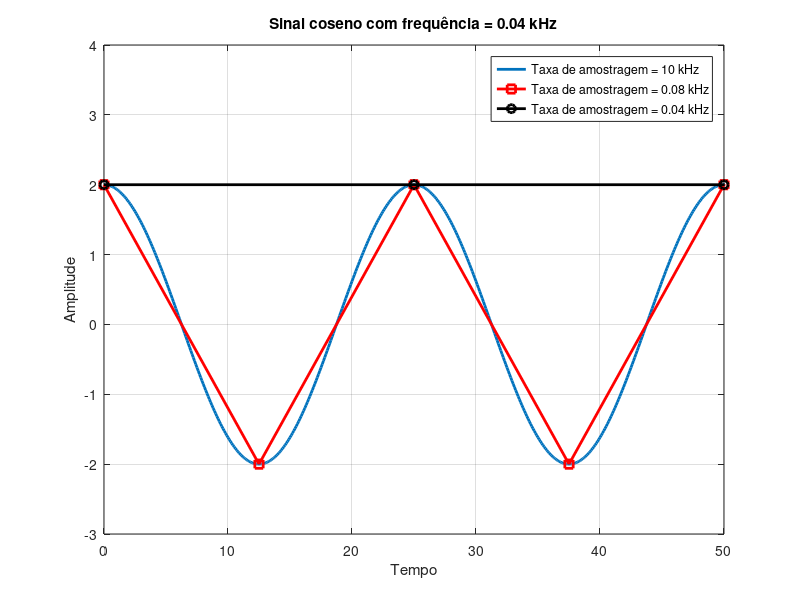

Recreate this plot in MATLAB.
clc; close all;clear all;                           % Limpa variáveis e fecha todos os gráficos
%% Geração do sinal cosenoidal
fsampling = 10;                                     % Taxa de amostragem  (kHz)
tf = 200;                                           % Tempo final 
t = 0 : (1/fsampling) : tf;                         % Vetor tempo discreto, obedecendo o tempo de amostragem
fm = 0.04;                                          % Frequência do sinal senoidal
Am = 2;                                             % Amplitude do sinal senoidal
m = Am*cos(2*pi*fm*t);                              % Geração de amostras do sinal senoidal

plot(t,m,'linewidth',2);                            % Plota gráfico do coseno com taxa de amostragem fsampling
xlabel('Tempo');                                    % Definição do texto do eixo X
ylabel('Amplitude');                                % Definição do texto do eixo Y 
grid on;                                            % Desenhar o grid do gráfico                           
hold on;                                            % Comando para plotar multiplas linhas no mesmo gráfico

%% Gráfico do coseno com nova taxa de amostragem = 0.08 (o dobro da banda do sinal)
fsampling = 0.08;                                   % Taxa de amostragem (kHz)
t2 = 0 : (1/fsampling) : tf;                        % Geração de amostras do sinal m(t) com nova taxa de amostragem
m2 = Am*cos(2*pi*fm*t2);                            % Geração de amostras do sinal m(t) com nova taxa de amostragem    
plot(t2,m2,'r-s','linewidth',2);                    % Plota com nova taxa de amostragem (linha com marcador quadrado) 

%% Gráfico do coseno com nova taxa de amostragem = 0.04 (igual a banda do sinal)
fsampling = 0.04;                                   % Taxa de amostragem (kHz)
t3 = 0 : (1/fsampling) : tf;                        % Geração de amostras do sinal m(t) com nova taxa de amostragem
m3 = Am*cos(2*pi*fm*t3);                            % Geração de amostras do sinal m(t) com nova taxa de amostragem
plot(t3,m3,'k-o','linewidth',2);                    % Plota com nova taxa de amostragem (linha com marcador circular) 
legend('Taxa de amostragem = 10 kHz',...
'Taxa de amostragem = 0.08 kHz',...
'Taxa de amostragem = 0.04 kHz');                   % Adiciona legenda ao gráfico
title('Sinal coseno com frequência = 0.04 kHz');    % Adiciona título ao gráfico
axis([0 2*1/fm -3 4]);                              % Zoom em dois períodos da onda

% A função 'whos' é responsável por mostrar todas as variáveis que foram criadas no workspace,
% identificando suas principais caracteristicas.
whos